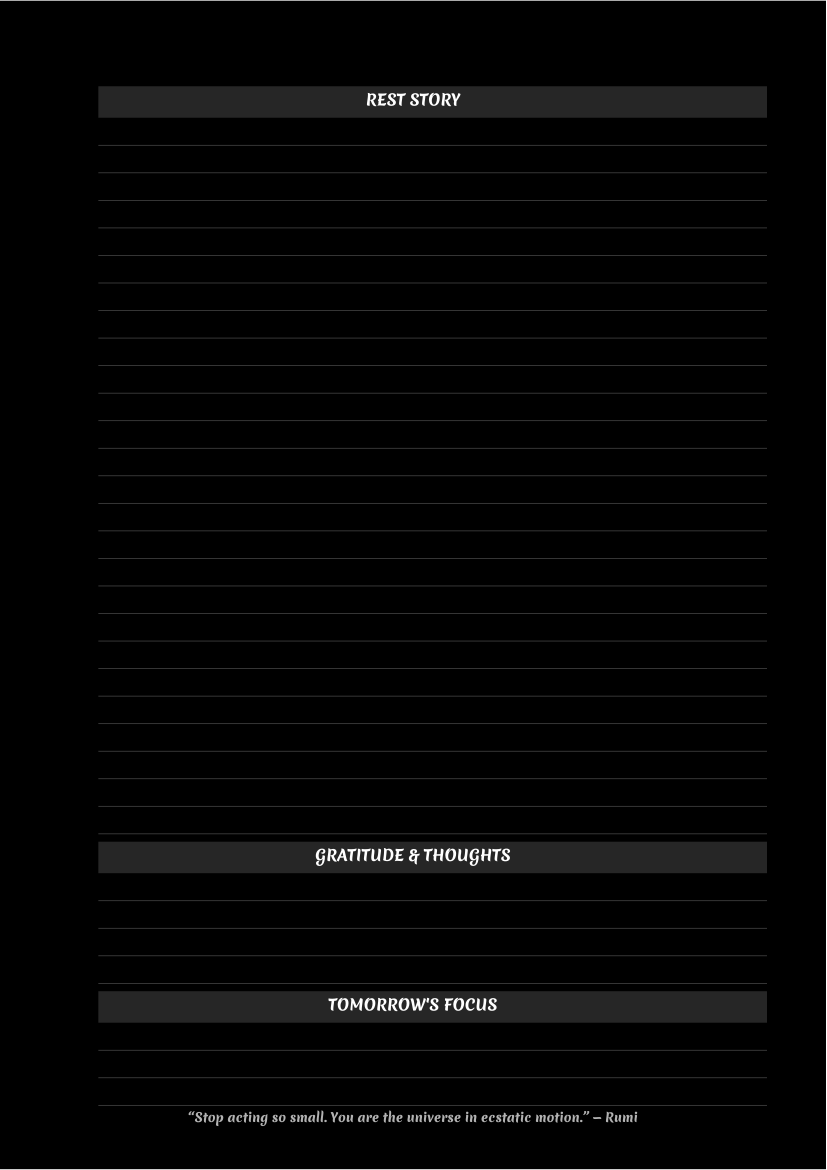

Write the Python code that produced this figure.
from reportlab.lib.pagesizes import A4
from reportlab.pdfgen import canvas
from reportlab.lib.colors import Color, white, black
from reportlab.lib.units import mm
from reportlab.pdfbase import pdfmetrics
from reportlab.pdfbase.ttfonts import TTFont

def create_diary_pd4(filename):
    # --- Settings ---
    c = canvas.Canvas(filename, pagesize=A4)
    width, height = A4
    
    # --- 1. LOAD FONT ---
    try:
        # 'Merienda.ttf' file script ke saath honi chahiye
        pdfmetrics.registerFont(TTFont('Merienda', 'Merienda.ttf'))
        main_font = "Merienda"
        print("Merienda font loaded successfully!")
    except:
        main_font = "Helvetica-Bold"
        print("Merienda font not found. Using Helvetica.")

    # --- 2. BLACK BACKGROUND ---
    c.setFillColor(black)
    c.rect(0, 0, width, height, fill=1, stroke=0)

    # --- 3. MARGINS ---
    margin_left = 25 * mm
    margin_right = 15 * mm
    margin_top = 20 * mm 
    printable_width = width - margin_left - margin_right
    
    # --- 4. START POSITION (Headers Removed) ---
    # Date/Day/Mood hata diya hai, isliye cursor upar se start hoga
    y_cursor = height - margin_top - 5 
    
    # --- 5. FOOTER QUOTE (Fixed at Bottom) ---
    footer_y_position = 12 * mm 
    c.setFont(main_font, 9) 
    c.setFillColor(Color(0.7, 0.7, 0.7)) # Light Grey
    # New Quote added here
    c.drawCentredString(width / 2, footer_y_position, "“Stop acting so small. You are the universe in ecstatic motion.” — Rumi")

    # --- 6. WRITING SECTIONS ---
    line_height = 7 * mm 
    
    def draw_section_header(y, title):
        header_height = 8 * mm
        rect_bottom = y - header_height
        
        # Background Box
        c.setFillColor(Color(0.15, 0.15, 0.15)) 
        c.rect(margin_left, rect_bottom, printable_width, header_height, fill=1, stroke=0)
        
        # Centered Text
        c.setFont(main_font, 11) 
        c.setFillColor(white) 
        text_y_pos = rect_bottom + (header_height / 2) - 2.5 
        c.drawCentredString(width / 2, text_y_pos, title)
        
        return rect_bottom

    def draw_ruling_lines(start_y, count):
        current_y = start_y
        c.setStrokeColor(Color(0.3, 0.3, 0.3)) 
        c.setLineWidth(0.5)
        for _ in range(count):
            current_y -= line_height
            c.line(margin_left, current_y, width - margin_right, current_y)
        return current_y

    # --- SECTIONS ---
    
    # SECTION 1: TODAY’S STORY 
    # Header hatne se jagah bachi thi, isliye lines 22 se badhakar 26 kar di hain
    y_cursor = draw_section_header(y_cursor, "REST STORY")
    y_cursor = draw_ruling_lines(y_cursor, 26)
    
    # SECTION 2: GRATITUDE & THOUGHTS
    y_cursor -= 2 * mm # Thoda gap
    y_cursor = draw_section_header(y_cursor, "GRATITUDE & THOUGHTS")
    y_cursor = draw_ruling_lines(y_cursor, 4)
    
    # SECTION 3: TOMORROW'S FOCUS (Strictly 3 Lines)
    y_cursor -= 2 * mm # Thoda gap
    y_cursor = draw_section_header(y_cursor, "TOMORROW'S FOCUS")
    y_cursor = draw_ruling_lines(y_cursor, 3) 
    
    # --- Finalize ---
    c.showPage()
    c.save()
    print(f"Final Diary Generated: {filename}")

if __name__ == "__main__":
    create_diary_pd4("PD4.pdf")
